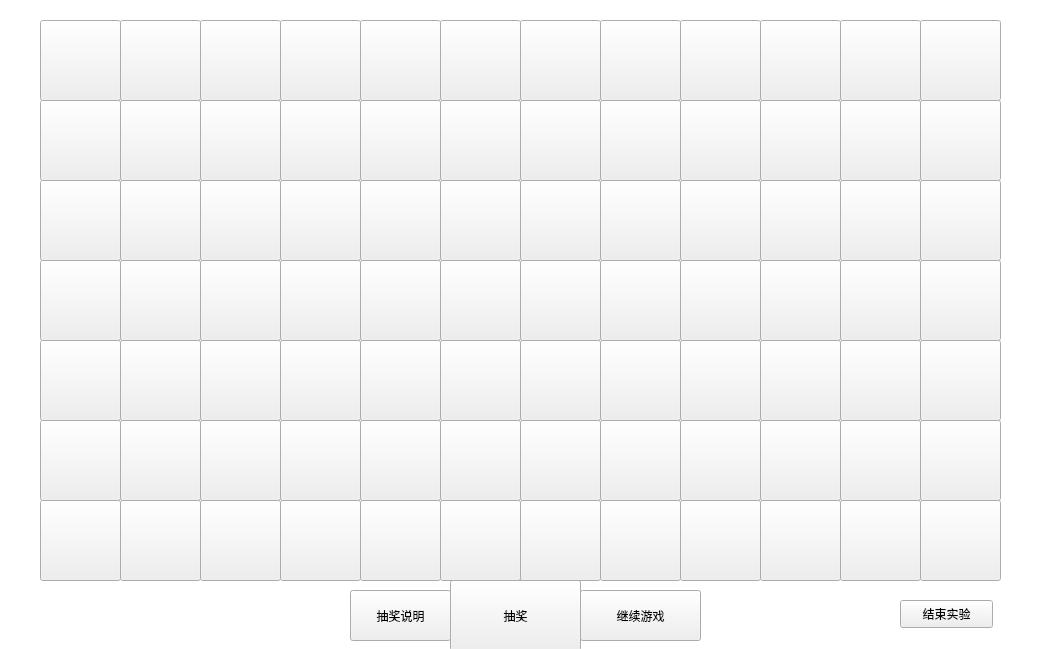
<?xml version="1.0" encoding="UTF-8"?>
<ui version="4.0">
 <class>choujiang</class>
 <widget class="QWidget" name="choujiang">
  <property name="geometry">
   <rect>
    <x>0</x>
    <y>0</y>
    <width>1040</width>
    <height>649</height>
   </rect>
  </property>
  <property name="windowTitle">
   <string>商店</string>
  </property>
  <widget class="QPushButton" name="startCJ">
   <property name="geometry">
    <rect>
     <x>450</x>
     <y>580</y>
     <width>131</width>
     <height>71</height>
    </rect>
   </property>
   <property name="styleSheet">
    <string notr="true">background-size:contain;
border-image: url(:/Images/BP0.png);
</string>
   </property>
   <property name="text">
    <string>抽奖</string>
   </property>
  </widget>
  <widget class="QPushButton" name="regame">
   <property name="geometry">
    <rect>
     <x>580</x>
     <y>590</y>
     <width>121</width>
     <height>51</height>
    </rect>
   </property>
   <property name="styleSheet">
    <string notr="true">border-image: url(:/Images/BP0.png);</string>
   </property>
   <property name="text">
    <string>继续游戏</string>
   </property>
  </widget>
  <widget class="QPushButton" name="pb1">
   <property name="geometry">
    <rect>
     <x>40</x>
     <y>20</y>
     <width>81</width>
     <height>81</height>
    </rect>
   </property>
   <property name="text">
    <string/>
   </property>
   <property name="iconSize">
    <size>
     <width>81</width>
     <height>81</height>
    </size>
   </property>
  </widget>
  <widget class="QPushButton" name="pb2">
   <property name="geometry">
    <rect>
     <x>120</x>
     <y>20</y>
     <width>81</width>
     <height>81</height>
    </rect>
   </property>
   <property name="text">
    <string/>
   </property>
   <property name="iconSize">
    <size>
     <width>81</width>
     <height>81</height>
    </size>
   </property>
   <property name="autoRepeat">
    <bool>false</bool>
   </property>
   <property name="autoRepeatDelay">
    <number>300</number>
   </property>
  </widget>
  <widget class="QPushButton" name="pb3">
   <property name="geometry">
    <rect>
     <x>200</x>
     <y>20</y>
     <width>81</width>
     <height>81</height>
    </rect>
   </property>
   <property name="text">
    <string/>
   </property>
   <property name="iconSize">
    <size>
     <width>81</width>
     <height>81</height>
    </size>
   </property>
  </widget>
  <widget class="QPushButton" name="pb4">
   <property name="geometry">
    <rect>
     <x>280</x>
     <y>20</y>
     <width>81</width>
     <height>81</height>
    </rect>
   </property>
   <property name="text">
    <string/>
   </property>
   <property name="iconSize">
    <size>
     <width>81</width>
     <height>81</height>
    </size>
   </property>
  </widget>
  <widget class="QPushButton" name="pb5">
   <property name="geometry">
    <rect>
     <x>360</x>
     <y>20</y>
     <width>81</width>
     <height>81</height>
    </rect>
   </property>
   <property name="text">
    <string/>
   </property>
   <property name="iconSize">
    <size>
     <width>81</width>
     <height>81</height>
    </size>
   </property>
  </widget>
  <widget class="QPushButton" name="pb16">
   <property name="geometry">
    <rect>
     <x>280</x>
     <y>100</y>
     <width>81</width>
     <height>81</height>
    </rect>
   </property>
   <property name="text">
    <string/>
   </property>
   <property name="iconSize">
    <size>
     <width>81</width>
     <height>81</height>
    </size>
   </property>
  </widget>
  <widget class="QPushButton" name="pb17">
   <property name="geometry">
    <rect>
     <x>360</x>
     <y>100</y>
     <width>81</width>
     <height>81</height>
    </rect>
   </property>
   <property name="text">
    <string/>
   </property>
   <property name="iconSize">
    <size>
     <width>81</width>
     <height>81</height>
    </size>
   </property>
  </widget>
  <widget class="QPushButton" name="pb19">
   <property name="geometry">
    <rect>
     <x>520</x>
     <y>100</y>
     <width>81</width>
     <height>81</height>
    </rect>
   </property>
   <property name="text">
    <string/>
   </property>
   <property name="iconSize">
    <size>
     <width>81</width>
     <height>81</height>
    </size>
   </property>
  </widget>
  <widget class="QPushButton" name="pb18">
   <property name="geometry">
    <rect>
     <x>440</x>
     <y>100</y>
     <width>81</width>
     <height>81</height>
    </rect>
   </property>
   <property name="text">
    <string/>
   </property>
   <property name="iconSize">
    <size>
     <width>81</width>
     <height>81</height>
    </size>
   </property>
  </widget>
  <widget class="QPushButton" name="pb20">
   <property name="geometry">
    <rect>
     <x>600</x>
     <y>100</y>
     <width>81</width>
     <height>81</height>
    </rect>
   </property>
   <property name="text">
    <string/>
   </property>
   <property name="iconSize">
    <size>
     <width>81</width>
     <height>81</height>
    </size>
   </property>
  </widget>
  <widget class="QPushButton" name="pb32">
   <property name="geometry">
    <rect>
     <x>600</x>
     <y>180</y>
     <width>81</width>
     <height>81</height>
    </rect>
   </property>
   <property name="text">
    <string/>
   </property>
   <property name="iconSize">
    <size>
     <width>81</width>
     <height>81</height>
    </size>
   </property>
  </widget>
  <widget class="QPushButton" name="pb33">
   <property name="geometry">
    <rect>
     <x>680</x>
     <y>180</y>
     <width>81</width>
     <height>81</height>
    </rect>
   </property>
   <property name="text">
    <string/>
   </property>
   <property name="iconSize">
    <size>
     <width>81</width>
     <height>81</height>
    </size>
   </property>
  </widget>
  <widget class="QPushButton" name="pb31">
   <property name="geometry">
    <rect>
     <x>520</x>
     <y>180</y>
     <width>81</width>
     <height>81</height>
    </rect>
   </property>
   <property name="text">
    <string/>
   </property>
   <property name="iconSize">
    <size>
     <width>81</width>
     <height>81</height>
    </size>
   </property>
  </widget>
  <widget class="QPushButton" name="pb34">
   <property name="geometry">
    <rect>
     <x>760</x>
     <y>180</y>
     <width>81</width>
     <height>81</height>
    </rect>
   </property>
   <property name="text">
    <string/>
   </property>
   <property name="iconSize">
    <size>
     <width>81</width>
     <height>81</height>
    </size>
   </property>
  </widget>
  <widget class="QPushButton" name="pb35">
   <property name="geometry">
    <rect>
     <x>840</x>
     <y>180</y>
     <width>81</width>
     <height>81</height>
    </rect>
   </property>
   <property name="text">
    <string/>
   </property>
   <property name="iconSize">
    <size>
     <width>81</width>
     <height>81</height>
    </size>
   </property>
  </widget>
  <widget class="QPushButton" name="pb8">
   <property name="geometry">
    <rect>
     <x>600</x>
     <y>20</y>
     <width>81</width>
     <height>81</height>
    </rect>
   </property>
   <property name="text">
    <string/>
   </property>
   <property name="iconSize">
    <size>
     <width>81</width>
     <height>81</height>
    </size>
   </property>
  </widget>
  <widget class="QPushButton" name="pb9">
   <property name="geometry">
    <rect>
     <x>680</x>
     <y>20</y>
     <width>81</width>
     <height>81</height>
    </rect>
   </property>
   <property name="text">
    <string/>
   </property>
   <property name="iconSize">
    <size>
     <width>81</width>
     <height>81</height>
    </size>
   </property>
  </widget>
  <widget class="QPushButton" name="pb7">
   <property name="geometry">
    <rect>
     <x>520</x>
     <y>20</y>
     <width>81</width>
     <height>81</height>
    </rect>
   </property>
   <property name="text">
    <string/>
   </property>
   <property name="iconSize">
    <size>
     <width>81</width>
     <height>81</height>
    </size>
   </property>
  </widget>
  <widget class="QPushButton" name="pb6">
   <property name="geometry">
    <rect>
     <x>440</x>
     <y>20</y>
     <width>81</width>
     <height>81</height>
    </rect>
   </property>
   <property name="text">
    <string/>
   </property>
   <property name="iconSize">
    <size>
     <width>81</width>
     <height>81</height>
    </size>
   </property>
  </widget>
  <widget class="QPushButton" name="pb10">
   <property name="geometry">
    <rect>
     <x>760</x>
     <y>20</y>
     <width>81</width>
     <height>81</height>
    </rect>
   </property>
   <property name="text">
    <string/>
   </property>
   <property name="iconSize">
    <size>
     <width>81</width>
     <height>81</height>
    </size>
   </property>
  </widget>
  <widget class="QPushButton" name="pb14">
   <property name="geometry">
    <rect>
     <x>120</x>
     <y>100</y>
     <width>81</width>
     <height>81</height>
    </rect>
   </property>
   <property name="text">
    <string/>
   </property>
   <property name="iconSize">
    <size>
     <width>81</width>
     <height>81</height>
    </size>
   </property>
  </widget>
  <widget class="QPushButton" name="pb12">
   <property name="geometry">
    <rect>
     <x>920</x>
     <y>20</y>
     <width>81</width>
     <height>81</height>
    </rect>
   </property>
   <property name="text">
    <string/>
   </property>
   <property name="iconSize">
    <size>
     <width>81</width>
     <height>81</height>
    </size>
   </property>
  </widget>
  <widget class="QPushButton" name="pb11">
   <property name="geometry">
    <rect>
     <x>840</x>
     <y>20</y>
     <width>81</width>
     <height>81</height>
    </rect>
   </property>
   <property name="text">
    <string/>
   </property>
   <property name="iconSize">
    <size>
     <width>81</width>
     <height>81</height>
    </size>
   </property>
  </widget>
  <widget class="QPushButton" name="pb13">
   <property name="geometry">
    <rect>
     <x>40</x>
     <y>100</y>
     <width>81</width>
     <height>81</height>
    </rect>
   </property>
   <property name="text">
    <string/>
   </property>
   <property name="iconSize">
    <size>
     <width>81</width>
     <height>81</height>
    </size>
   </property>
  </widget>
  <widget class="QPushButton" name="pb15">
   <property name="geometry">
    <rect>
     <x>200</x>
     <y>100</y>
     <width>81</width>
     <height>81</height>
    </rect>
   </property>
   <property name="text">
    <string/>
   </property>
   <property name="iconSize">
    <size>
     <width>81</width>
     <height>81</height>
    </size>
   </property>
  </widget>
  <widget class="QPushButton" name="pb26">
   <property name="geometry">
    <rect>
     <x>120</x>
     <y>180</y>
     <width>81</width>
     <height>81</height>
    </rect>
   </property>
   <property name="text">
    <string/>
   </property>
   <property name="iconSize">
    <size>
     <width>81</width>
     <height>81</height>
    </size>
   </property>
  </widget>
  <widget class="QPushButton" name="pb27">
   <property name="geometry">
    <rect>
     <x>200</x>
     <y>180</y>
     <width>81</width>
     <height>81</height>
    </rect>
   </property>
   <property name="text">
    <string/>
   </property>
   <property name="iconSize">
    <size>
     <width>81</width>
     <height>81</height>
    </size>
   </property>
  </widget>
  <widget class="QPushButton" name="pb28">
   <property name="geometry">
    <rect>
     <x>280</x>
     <y>180</y>
     <width>81</width>
     <height>81</height>
    </rect>
   </property>
   <property name="text">
    <string/>
   </property>
   <property name="iconSize">
    <size>
     <width>81</width>
     <height>81</height>
    </size>
   </property>
  </widget>
  <widget class="QPushButton" name="pb29">
   <property name="geometry">
    <rect>
     <x>360</x>
     <y>180</y>
     <width>81</width>
     <height>81</height>
    </rect>
   </property>
   <property name="text">
    <string/>
   </property>
   <property name="iconSize">
    <size>
     <width>81</width>
     <height>81</height>
    </size>
   </property>
  </widget>
  <widget class="QPushButton" name="pb30">
   <property name="geometry">
    <rect>
     <x>440</x>
     <y>180</y>
     <width>81</width>
     <height>81</height>
    </rect>
   </property>
   <property name="text">
    <string/>
   </property>
   <property name="iconSize">
    <size>
     <width>81</width>
     <height>81</height>
    </size>
   </property>
  </widget>
  <widget class="QPushButton" name="pb36">
   <property name="geometry">
    <rect>
     <x>920</x>
     <y>180</y>
     <width>81</width>
     <height>81</height>
    </rect>
   </property>
   <property name="text">
    <string/>
   </property>
   <property name="iconSize">
    <size>
     <width>81</width>
     <height>81</height>
    </size>
   </property>
  </widget>
  <widget class="QPushButton" name="pb40">
   <property name="geometry">
    <rect>
     <x>280</x>
     <y>260</y>
     <width>81</width>
     <height>81</height>
    </rect>
   </property>
   <property name="text">
    <string/>
   </property>
   <property name="iconSize">
    <size>
     <width>81</width>
     <height>81</height>
    </size>
   </property>
  </widget>
  <widget class="QPushButton" name="pb38">
   <property name="geometry">
    <rect>
     <x>120</x>
     <y>260</y>
     <width>81</width>
     <height>81</height>
    </rect>
   </property>
   <property name="text">
    <string/>
   </property>
   <property name="iconSize">
    <size>
     <width>81</width>
     <height>81</height>
    </size>
   </property>
  </widget>
  <widget class="QPushButton" name="pb37">
   <property name="geometry">
    <rect>
     <x>40</x>
     <y>260</y>
     <width>81</width>
     <height>81</height>
    </rect>
   </property>
   <property name="text">
    <string/>
   </property>
   <property name="iconSize">
    <size>
     <width>81</width>
     <height>81</height>
    </size>
   </property>
  </widget>
  <widget class="QPushButton" name="pb39">
   <property name="geometry">
    <rect>
     <x>200</x>
     <y>260</y>
     <width>81</width>
     <height>81</height>
    </rect>
   </property>
   <property name="text">
    <string/>
   </property>
   <property name="iconSize">
    <size>
     <width>81</width>
     <height>81</height>
    </size>
   </property>
  </widget>
  <widget class="QPushButton" name="pb23">
   <property name="geometry">
    <rect>
     <x>840</x>
     <y>100</y>
     <width>81</width>
     <height>81</height>
    </rect>
   </property>
   <property name="text">
    <string/>
   </property>
   <property name="iconSize">
    <size>
     <width>81</width>
     <height>81</height>
    </size>
   </property>
  </widget>
  <widget class="QPushButton" name="pb24">
   <property name="geometry">
    <rect>
     <x>920</x>
     <y>100</y>
     <width>81</width>
     <height>81</height>
    </rect>
   </property>
   <property name="text">
    <string/>
   </property>
   <property name="iconSize">
    <size>
     <width>81</width>
     <height>81</height>
    </size>
   </property>
  </widget>
  <widget class="QPushButton" name="pb25">
   <property name="geometry">
    <rect>
     <x>40</x>
     <y>180</y>
     <width>81</width>
     <height>81</height>
    </rect>
   </property>
   <property name="text">
    <string/>
   </property>
   <property name="iconSize">
    <size>
     <width>81</width>
     <height>81</height>
    </size>
   </property>
  </widget>
  <widget class="QPushButton" name="pb21">
   <property name="geometry">
    <rect>
     <x>680</x>
     <y>100</y>
     <width>81</width>
     <height>81</height>
    </rect>
   </property>
   <property name="text">
    <string/>
   </property>
   <property name="iconSize">
    <size>
     <width>81</width>
     <height>81</height>
    </size>
   </property>
  </widget>
  <widget class="QPushButton" name="pb22">
   <property name="geometry">
    <rect>
     <x>760</x>
     <y>100</y>
     <width>81</width>
     <height>81</height>
    </rect>
   </property>
   <property name="text">
    <string/>
   </property>
   <property name="iconSize">
    <size>
     <width>81</width>
     <height>81</height>
    </size>
   </property>
  </widget>
  <widget class="QPushButton" name="pb46">
   <property name="geometry">
    <rect>
     <x>760</x>
     <y>260</y>
     <width>81</width>
     <height>81</height>
    </rect>
   </property>
   <property name="text">
    <string/>
   </property>
   <property name="iconSize">
    <size>
     <width>81</width>
     <height>81</height>
    </size>
   </property>
  </widget>
  <widget class="QPushButton" name="pb49">
   <property name="geometry">
    <rect>
     <x>40</x>
     <y>340</y>
     <width>81</width>
     <height>81</height>
    </rect>
   </property>
   <property name="text">
    <string/>
   </property>
   <property name="iconSize">
    <size>
     <width>81</width>
     <height>81</height>
    </size>
   </property>
  </widget>
  <widget class="QPushButton" name="pb47">
   <property name="geometry">
    <rect>
     <x>840</x>
     <y>260</y>
     <width>81</width>
     <height>81</height>
    </rect>
   </property>
   <property name="text">
    <string/>
   </property>
   <property name="iconSize">
    <size>
     <width>81</width>
     <height>81</height>
    </size>
   </property>
  </widget>
  <widget class="QPushButton" name="pb50">
   <property name="geometry">
    <rect>
     <x>120</x>
     <y>340</y>
     <width>81</width>
     <height>81</height>
    </rect>
   </property>
   <property name="text">
    <string/>
   </property>
   <property name="iconSize">
    <size>
     <width>81</width>
     <height>81</height>
    </size>
   </property>
  </widget>
  <widget class="QPushButton" name="pb48">
   <property name="geometry">
    <rect>
     <x>920</x>
     <y>260</y>
     <width>81</width>
     <height>81</height>
    </rect>
   </property>
   <property name="text">
    <string/>
   </property>
   <property name="iconSize">
    <size>
     <width>81</width>
     <height>81</height>
    </size>
   </property>
  </widget>
  <widget class="QPushButton" name="pb41">
   <property name="geometry">
    <rect>
     <x>360</x>
     <y>260</y>
     <width>81</width>
     <height>81</height>
    </rect>
   </property>
   <property name="text">
    <string/>
   </property>
   <property name="iconSize">
    <size>
     <width>81</width>
     <height>81</height>
    </size>
   </property>
  </widget>
  <widget class="QPushButton" name="pb44">
   <property name="geometry">
    <rect>
     <x>600</x>
     <y>260</y>
     <width>81</width>
     <height>81</height>
    </rect>
   </property>
   <property name="text">
    <string/>
   </property>
   <property name="iconSize">
    <size>
     <width>81</width>
     <height>81</height>
    </size>
   </property>
  </widget>
  <widget class="QPushButton" name="pb45">
   <property name="geometry">
    <rect>
     <x>680</x>
     <y>260</y>
     <width>81</width>
     <height>81</height>
    </rect>
   </property>
   <property name="text">
    <string/>
   </property>
   <property name="iconSize">
    <size>
     <width>81</width>
     <height>81</height>
    </size>
   </property>
  </widget>
  <widget class="QPushButton" name="pb43">
   <property name="geometry">
    <rect>
     <x>520</x>
     <y>260</y>
     <width>81</width>
     <height>81</height>
    </rect>
   </property>
   <property name="text">
    <string/>
   </property>
   <property name="iconSize">
    <size>
     <width>81</width>
     <height>81</height>
    </size>
   </property>
  </widget>
  <widget class="QPushButton" name="pb42">
   <property name="geometry">
    <rect>
     <x>440</x>
     <y>260</y>
     <width>81</width>
     <height>81</height>
    </rect>
   </property>
   <property name="text">
    <string/>
   </property>
   <property name="iconSize">
    <size>
     <width>81</width>
     <height>81</height>
    </size>
   </property>
  </widget>
  <widget class="QLabel" name="label_Fcoin">
   <property name="geometry">
    <rect>
     <x>130</x>
     <y>610</y>
     <width>211</width>
     <height>21</height>
    </rect>
   </property>
   <property name="text">
    <string/>
   </property>
  </widget>
  <widget class="QLabel" name="label_Fscore">
   <property name="geometry">
    <rect>
     <x>120</x>
     <y>690</y>
     <width>191</width>
     <height>21</height>
    </rect>
   </property>
   <property name="text">
    <string/>
   </property>
  </widget>
  <widget class="QPushButton" name="pushButton">
   <property name="geometry">
    <rect>
     <x>350</x>
     <y>590</y>
     <width>101</width>
     <height>51</height>
    </rect>
   </property>
   <property name="styleSheet">
    <string notr="true">border-image: url(:/Images/BP0.png);</string>
   </property>
   <property name="text">
    <string>抽奖说明</string>
   </property>
  </widget>
  <widget class="QLabel" name="label_CJnum">
   <property name="geometry">
    <rect>
     <x>730</x>
     <y>660</y>
     <width>211</width>
     <height>31</height>
    </rect>
   </property>
   <property name="text">
    <string/>
   </property>
  </widget>
  <widget class="QListView" name="listView">
   <property name="geometry">
    <rect>
     <x>-30</x>
     <y>-110</y>
     <width>1121</width>
     <height>981</height>
    </rect>
   </property>
   <property name="styleSheet">
    <string notr="true">background-image: url(:/Images/BK2.jpg);
background-repeat: no-repeat;

</string>
   </property>
  </widget>
  <widget class="QPushButton" name="pb51">
   <property name="geometry">
    <rect>
     <x>200</x>
     <y>340</y>
     <width>81</width>
     <height>81</height>
    </rect>
   </property>
   <property name="text">
    <string/>
   </property>
   <property name="iconSize">
    <size>
     <width>81</width>
     <height>81</height>
    </size>
   </property>
  </widget>
  <widget class="QPushButton" name="pb52">
   <property name="geometry">
    <rect>
     <x>280</x>
     <y>340</y>
     <width>81</width>
     <height>81</height>
    </rect>
   </property>
   <property name="text">
    <string/>
   </property>
   <property name="iconSize">
    <size>
     <width>81</width>
     <height>81</height>
    </size>
   </property>
  </widget>
  <widget class="QPushButton" name="pb53">
   <property name="geometry">
    <rect>
     <x>360</x>
     <y>340</y>
     <width>81</width>
     <height>81</height>
    </rect>
   </property>
   <property name="text">
    <string/>
   </property>
   <property name="iconSize">
    <size>
     <width>81</width>
     <height>81</height>
    </size>
   </property>
  </widget>
  <widget class="QPushButton" name="pb54">
   <property name="geometry">
    <rect>
     <x>440</x>
     <y>340</y>
     <width>81</width>
     <height>81</height>
    </rect>
   </property>
   <property name="text">
    <string/>
   </property>
   <property name="iconSize">
    <size>
     <width>81</width>
     <height>81</height>
    </size>
   </property>
  </widget>
  <widget class="QPushButton" name="pb62">
   <property name="geometry">
    <rect>
     <x>120</x>
     <y>420</y>
     <width>81</width>
     <height>81</height>
    </rect>
   </property>
   <property name="text">
    <string/>
   </property>
   <property name="iconSize">
    <size>
     <width>81</width>
     <height>81</height>
    </size>
   </property>
  </widget>
  <widget class="QPushButton" name="pb71">
   <property name="geometry">
    <rect>
     <x>840</x>
     <y>420</y>
     <width>81</width>
     <height>81</height>
    </rect>
   </property>
   <property name="text">
    <string/>
   </property>
   <property name="iconSize">
    <size>
     <width>81</width>
     <height>81</height>
    </size>
   </property>
  </widget>
  <widget class="QPushButton" name="pb72">
   <property name="geometry">
    <rect>
     <x>920</x>
     <y>420</y>
     <width>81</width>
     <height>81</height>
    </rect>
   </property>
   <property name="text">
    <string/>
   </property>
   <property name="iconSize">
    <size>
     <width>81</width>
     <height>81</height>
    </size>
   </property>
  </widget>
  <widget class="QPushButton" name="pb61">
   <property name="geometry">
    <rect>
     <x>40</x>
     <y>420</y>
     <width>81</width>
     <height>81</height>
    </rect>
   </property>
   <property name="text">
    <string/>
   </property>
   <property name="iconSize">
    <size>
     <width>81</width>
     <height>81</height>
    </size>
   </property>
  </widget>
  <widget class="QPushButton" name="pb60">
   <property name="geometry">
    <rect>
     <x>920</x>
     <y>340</y>
     <width>81</width>
     <height>81</height>
    </rect>
   </property>
   <property name="text">
    <string/>
   </property>
   <property name="iconSize">
    <size>
     <width>81</width>
     <height>81</height>
    </size>
   </property>
  </widget>
  <widget class="QPushButton" name="pb59">
   <property name="geometry">
    <rect>
     <x>840</x>
     <y>340</y>
     <width>81</width>
     <height>81</height>
    </rect>
   </property>
   <property name="text">
    <string/>
   </property>
   <property name="iconSize">
    <size>
     <width>81</width>
     <height>81</height>
    </size>
   </property>
  </widget>
  <widget class="QPushButton" name="pb57">
   <property name="geometry">
    <rect>
     <x>680</x>
     <y>340</y>
     <width>81</width>
     <height>81</height>
    </rect>
   </property>
   <property name="text">
    <string/>
   </property>
   <property name="iconSize">
    <size>
     <width>81</width>
     <height>81</height>
    </size>
   </property>
  </widget>
  <widget class="QPushButton" name="pb58">
   <property name="geometry">
    <rect>
     <x>760</x>
     <y>340</y>
     <width>81</width>
     <height>81</height>
    </rect>
   </property>
   <property name="text">
    <string/>
   </property>
   <property name="iconSize">
    <size>
     <width>81</width>
     <height>81</height>
    </size>
   </property>
  </widget>
  <widget class="QPushButton" name="pb55">
   <property name="geometry">
    <rect>
     <x>520</x>
     <y>340</y>
     <width>81</width>
     <height>81</height>
    </rect>
   </property>
   <property name="text">
    <string/>
   </property>
   <property name="iconSize">
    <size>
     <width>81</width>
     <height>81</height>
    </size>
   </property>
  </widget>
  <widget class="QPushButton" name="pb82">
   <property name="geometry">
    <rect>
     <x>760</x>
     <y>500</y>
     <width>81</width>
     <height>81</height>
    </rect>
   </property>
   <property name="text">
    <string/>
   </property>
   <property name="iconSize">
    <size>
     <width>81</width>
     <height>81</height>
    </size>
   </property>
  </widget>
  <widget class="QPushButton" name="pb81">
   <property name="geometry">
    <rect>
     <x>680</x>
     <y>500</y>
     <width>81</width>
     <height>81</height>
    </rect>
   </property>
   <property name="text">
    <string/>
   </property>
   <property name="iconSize">
    <size>
     <width>81</width>
     <height>81</height>
    </size>
   </property>
  </widget>
  <widget class="QPushButton" name="pb83">
   <property name="geometry">
    <rect>
     <x>840</x>
     <y>500</y>
     <width>81</width>
     <height>81</height>
    </rect>
   </property>
   <property name="text">
    <string/>
   </property>
   <property name="iconSize">
    <size>
     <width>81</width>
     <height>81</height>
    </size>
   </property>
  </widget>
  <widget class="QPushButton" name="pb75">
   <property name="geometry">
    <rect>
     <x>200</x>
     <y>500</y>
     <width>81</width>
     <height>81</height>
    </rect>
   </property>
   <property name="text">
    <string/>
   </property>
   <property name="iconSize">
    <size>
     <width>81</width>
     <height>81</height>
    </size>
   </property>
  </widget>
  <widget class="QPushButton" name="pb84">
   <property name="geometry">
    <rect>
     <x>920</x>
     <y>500</y>
     <width>81</width>
     <height>81</height>
    </rect>
   </property>
   <property name="text">
    <string/>
   </property>
   <property name="iconSize">
    <size>
     <width>81</width>
     <height>81</height>
    </size>
   </property>
  </widget>
  <widget class="QPushButton" name="pb73">
   <property name="geometry">
    <rect>
     <x>40</x>
     <y>500</y>
     <width>81</width>
     <height>81</height>
    </rect>
   </property>
   <property name="text">
    <string/>
   </property>
   <property name="iconSize">
    <size>
     <width>81</width>
     <height>81</height>
    </size>
   </property>
  </widget>
  <widget class="QPushButton" name="pb76">
   <property name="geometry">
    <rect>
     <x>280</x>
     <y>500</y>
     <width>81</width>
     <height>81</height>
    </rect>
   </property>
   <property name="text">
    <string/>
   </property>
   <property name="iconSize">
    <size>
     <width>81</width>
     <height>81</height>
    </size>
   </property>
  </widget>
  <widget class="QPushButton" name="pb56">
   <property name="geometry">
    <rect>
     <x>600</x>
     <y>340</y>
     <width>81</width>
     <height>81</height>
    </rect>
   </property>
   <property name="text">
    <string/>
   </property>
   <property name="iconSize">
    <size>
     <width>81</width>
     <height>81</height>
    </size>
   </property>
  </widget>
  <widget class="QPushButton" name="pb79">
   <property name="geometry">
    <rect>
     <x>520</x>
     <y>500</y>
     <width>81</width>
     <height>81</height>
    </rect>
   </property>
   <property name="text">
    <string/>
   </property>
   <property name="iconSize">
    <size>
     <width>81</width>
     <height>81</height>
    </size>
   </property>
  </widget>
  <widget class="QPushButton" name="pb77">
   <property name="geometry">
    <rect>
     <x>360</x>
     <y>500</y>
     <width>81</width>
     <height>81</height>
    </rect>
   </property>
   <property name="text">
    <string/>
   </property>
   <property name="iconSize">
    <size>
     <width>81</width>
     <height>81</height>
    </size>
   </property>
  </widget>
  <widget class="QPushButton" name="pb80">
   <property name="geometry">
    <rect>
     <x>600</x>
     <y>500</y>
     <width>81</width>
     <height>81</height>
    </rect>
   </property>
   <property name="text">
    <string/>
   </property>
   <property name="iconSize">
    <size>
     <width>81</width>
     <height>81</height>
    </size>
   </property>
  </widget>
  <widget class="QPushButton" name="pb74">
   <property name="geometry">
    <rect>
     <x>120</x>
     <y>500</y>
     <width>81</width>
     <height>81</height>
    </rect>
   </property>
   <property name="text">
    <string/>
   </property>
   <property name="iconSize">
    <size>
     <width>81</width>
     <height>81</height>
    </size>
   </property>
  </widget>
  <widget class="QPushButton" name="pb69">
   <property name="geometry">
    <rect>
     <x>680</x>
     <y>420</y>
     <width>81</width>
     <height>81</height>
    </rect>
   </property>
   <property name="text">
    <string/>
   </property>
   <property name="iconSize">
    <size>
     <width>81</width>
     <height>81</height>
    </size>
   </property>
  </widget>
  <widget class="QPushButton" name="pb78">
   <property name="geometry">
    <rect>
     <x>440</x>
     <y>500</y>
     <width>81</width>
     <height>81</height>
    </rect>
   </property>
   <property name="text">
    <string/>
   </property>
   <property name="iconSize">
    <size>
     <width>81</width>
     <height>81</height>
    </size>
   </property>
  </widget>
  <widget class="QPushButton" name="pb67">
   <property name="geometry">
    <rect>
     <x>520</x>
     <y>420</y>
     <width>81</width>
     <height>81</height>
    </rect>
   </property>
   <property name="text">
    <string/>
   </property>
   <property name="iconSize">
    <size>
     <width>81</width>
     <height>81</height>
    </size>
   </property>
  </widget>
  <widget class="QPushButton" name="pb65">
   <property name="geometry">
    <rect>
     <x>360</x>
     <y>420</y>
     <width>81</width>
     <height>81</height>
    </rect>
   </property>
   <property name="text">
    <string/>
   </property>
   <property name="iconSize">
    <size>
     <width>81</width>
     <height>81</height>
    </size>
   </property>
  </widget>
  <widget class="QPushButton" name="pb68">
   <property name="geometry">
    <rect>
     <x>600</x>
     <y>420</y>
     <width>81</width>
     <height>81</height>
    </rect>
   </property>
   <property name="text">
    <string/>
   </property>
   <property name="iconSize">
    <size>
     <width>81</width>
     <height>81</height>
    </size>
   </property>
  </widget>
  <widget class="QPushButton" name="pb66">
   <property name="geometry">
    <rect>
     <x>440</x>
     <y>420</y>
     <width>81</width>
     <height>81</height>
    </rect>
   </property>
   <property name="text">
    <string/>
   </property>
   <property name="iconSize">
    <size>
     <width>81</width>
     <height>81</height>
    </size>
   </property>
  </widget>
  <widget class="QPushButton" name="pb70">
   <property name="geometry">
    <rect>
     <x>760</x>
     <y>420</y>
     <width>81</width>
     <height>81</height>
    </rect>
   </property>
   <property name="text">
    <string/>
   </property>
   <property name="iconSize">
    <size>
     <width>81</width>
     <height>81</height>
    </size>
   </property>
  </widget>
  <widget class="QPushButton" name="pb64">
   <property name="geometry">
    <rect>
     <x>280</x>
     <y>420</y>
     <width>81</width>
     <height>81</height>
    </rect>
   </property>
   <property name="text">
    <string/>
   </property>
   <property name="iconSize">
    <size>
     <width>81</width>
     <height>81</height>
    </size>
   </property>
  </widget>
  <widget class="QPushButton" name="pb63">
   <property name="geometry">
    <rect>
     <x>200</x>
     <y>420</y>
     <width>81</width>
     <height>81</height>
    </rect>
   </property>
   <property name="text">
    <string/>
   </property>
   <property name="iconSize">
    <size>
     <width>81</width>
     <height>81</height>
    </size>
   </property>
  </widget>
  <widget class="QPushButton" name="pushButton_3">
   <property name="geometry">
    <rect>
     <x>900</x>
     <y>600</y>
     <width>93</width>
     <height>28</height>
    </rect>
   </property>
   <property name="styleSheet">
    <string notr="true">background-image: url(:/Images/BK0.jpg);</string>
   </property>
   <property name="text">
    <string>结束实验</string>
   </property>
  </widget>
  <zorder>listView</zorder>
  <zorder>startCJ</zorder>
  <zorder>regame</zorder>
  <zorder>pb1</zorder>
  <zorder>pb2</zorder>
  <zorder>pb3</zorder>
  <zorder>pb4</zorder>
  <zorder>pb5</zorder>
  <zorder>pb16</zorder>
  <zorder>pb17</zorder>
  <zorder>pb19</zorder>
  <zorder>pb18</zorder>
  <zorder>pb20</zorder>
  <zorder>pb32</zorder>
  <zorder>pb33</zorder>
  <zorder>pb31</zorder>
  <zorder>pb34</zorder>
  <zorder>pb35</zorder>
  <zorder>pb8</zorder>
  <zorder>pb9</zorder>
  <zorder>pb7</zorder>
  <zorder>pb6</zorder>
  <zorder>pb10</zorder>
  <zorder>pb14</zorder>
  <zorder>pb12</zorder>
  <zorder>pb11</zorder>
  <zorder>pb13</zorder>
  <zorder>pb15</zorder>
  <zorder>pb26</zorder>
  <zorder>pb27</zorder>
  <zorder>pb28</zorder>
  <zorder>pb29</zorder>
  <zorder>pb30</zorder>
  <zorder>pb36</zorder>
  <zorder>pb40</zorder>
  <zorder>pb38</zorder>
  <zorder>pb37</zorder>
  <zorder>pb39</zorder>
  <zorder>pb23</zorder>
  <zorder>pb24</zorder>
  <zorder>pb25</zorder>
  <zorder>pb21</zorder>
  <zorder>pb22</zorder>
  <zorder>pb46</zorder>
  <zorder>pb49</zorder>
  <zorder>pb47</zorder>
  <zorder>pb50</zorder>
  <zorder>pb48</zorder>
  <zorder>pb41</zorder>
  <zorder>pb44</zorder>
  <zorder>pb45</zorder>
  <zorder>pb43</zorder>
  <zorder>pb42</zorder>
  <zorder>label_Fcoin</zorder>
  <zorder>label_Fscore</zorder>
  <zorder>pushButton</zorder>
  <zorder>label_CJnum</zorder>
  <zorder>pb51</zorder>
  <zorder>pb52</zorder>
  <zorder>pb53</zorder>
  <zorder>pb54</zorder>
  <zorder>pb62</zorder>
  <zorder>pb71</zorder>
  <zorder>pb72</zorder>
  <zorder>pb61</zorder>
  <zorder>pb60</zorder>
  <zorder>pb59</zorder>
  <zorder>pb57</zorder>
  <zorder>pb58</zorder>
  <zorder>pb55</zorder>
  <zorder>pb82</zorder>
  <zorder>pb81</zorder>
  <zorder>pb83</zorder>
  <zorder>pb75</zorder>
  <zorder>pb84</zorder>
  <zorder>pb73</zorder>
  <zorder>pb76</zorder>
  <zorder>pb56</zorder>
  <zorder>pb79</zorder>
  <zorder>pb77</zorder>
  <zorder>pb80</zorder>
  <zorder>pb74</zorder>
  <zorder>pb69</zorder>
  <zorder>pb78</zorder>
  <zorder>pb67</zorder>
  <zorder>pb65</zorder>
  <zorder>pb68</zorder>
  <zorder>pb66</zorder>
  <zorder>pb70</zorder>
  <zorder>pb64</zorder>
  <zorder>pb63</zorder>
  <zorder>pushButton_3</zorder>
 </widget>
 <resources/>
 <connections/>
</ui>
